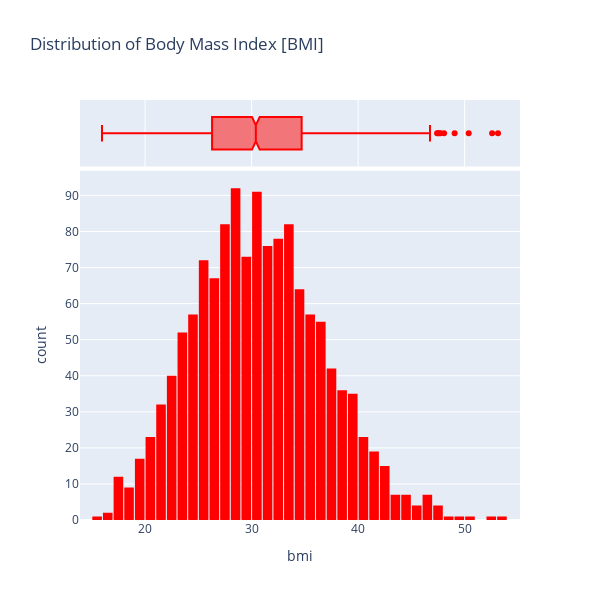

The code cell stored with this chart in its notebook:
### Markdown cell above
### Inference from the distribution of Ages
* The distribution of ages with 47 equal bins shows a uniform distribution with most age reporting
between 22 - 29 count for each age group
* There seems to be a strange appearance of 69 and 68 count for the ages 18 and 19. It could be deduced that presumably 
most persons amongst the ages 18 and 19 registered their insurance early probably due to some insurance benefit.

### Code cell
fig = px.histogram(
    medic_df,
    x = 'bmi',
    marginal = 'box',
    color_discrete_sequence=['red'],
    height=600,
    width=600,
    title = 'Distribution of Body Mass Index [BMI]'
)
fig.update_layout(bargap = 0.1)
fig.show()

### Figure 1 — Plotly figure (JSON) as saved in the notebook; plotly's stock layout.template omitted (floating-point values rounded to 4 significant figures; data arrays with more than 128 entries replaced by an {"elided": "..."} marker saying what was removed)
{"data": [{"bingroup": "x", "hovertemplate": "bmi=%{x}<br>count=%{y}<extra></extra>", "legendgroup": "", "marker": {"color": "red", "pattern": {"shape": ""}}, "name": "", "orientation": "v", "showlegend": false, "type": "histogram", "x": {"elided": "1338 float values"}, "xaxis": "x", "yaxis": "y"}, {"hovertemplate": "bmi=%{x}<extra></extra>", "legendgroup": "", "marker": {"color": "red"}, "name": "", "notched": true, "showlegend": false, "type": "box", "x": {"elided": "1338 float values"}, "xaxis": "x2", "yaxis": "y2"}], "layout": {"bargap": 0.1, "barmode": "relative", "height": 600, "legend": {"tracegroupgap": 0}, "title": {"text": "Distribution of Body Mass Index [BMI]"}, "width": 600, "xaxis": {"anchor": "y", "domain": [0, 1], "title": {"text": "bmi"}}, "xaxis2": {"anchor": "y2", "domain": [0, 1], "matches": "x", "showgrid": true, "showticklabels": false}, "yaxis": {"anchor": "x", "domain": [0, 0.8316], "title": {"text": "count"}}, "yaxis2": {"anchor": "x2", "domain": [0.8416, 1], "matches": "y2", "showgrid": false, "showline": false, "showticklabels": false, "ticks": ""}}}
